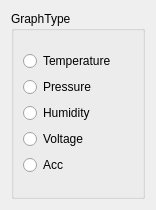
<?xml version="1.0" encoding="UTF-8"?>
<ui version="4.0">
 <class>SelectDialog</class>
 <widget class="QWidget" name="SelectDialog">
  <property name="geometry">
   <rect>
    <x>0</x>
    <y>0</y>
    <width>156</width>
    <height>210</height>
   </rect>
  </property>
  <property name="windowTitle">
   <string>Type Selector</string>
  </property>
  <layout class="QVBoxLayout" name="verticalLayout_3">
   <item>
    <widget class="QGroupBox" name="groupBox">
     <property name="title">
      <string>GraphType</string>
     </property>
     <layout class="QVBoxLayout" name="verticalLayout_2">
      <item>
       <layout class="QVBoxLayout" name="verticalLayout">
        <item>
         <widget class="QRadioButton" name="rbTemperature">
          <property name="text">
           <string>Temperature</string>
          </property>
         </widget>
        </item>
        <item>
         <widget class="QRadioButton" name="rbPressure">
          <property name="text">
           <string>Pressure</string>
          </property>
         </widget>
        </item>
        <item>
         <widget class="QRadioButton" name="rbHumidity">
          <property name="text">
           <string>Humidity</string>
          </property>
         </widget>
        </item>
        <item>
         <widget class="QRadioButton" name="rbVoltage">
          <property name="text">
           <string>Voltage</string>
          </property>
         </widget>
        </item>
        <item>
         <widget class="QRadioButton" name="rbAcc">
          <property name="text">
           <string>Acc</string>
          </property>
         </widget>
        </item>
       </layout>
      </item>
     </layout>
    </widget>
   </item>
  </layout>
 </widget>
 <resources/>
 <connections/>
</ui>
